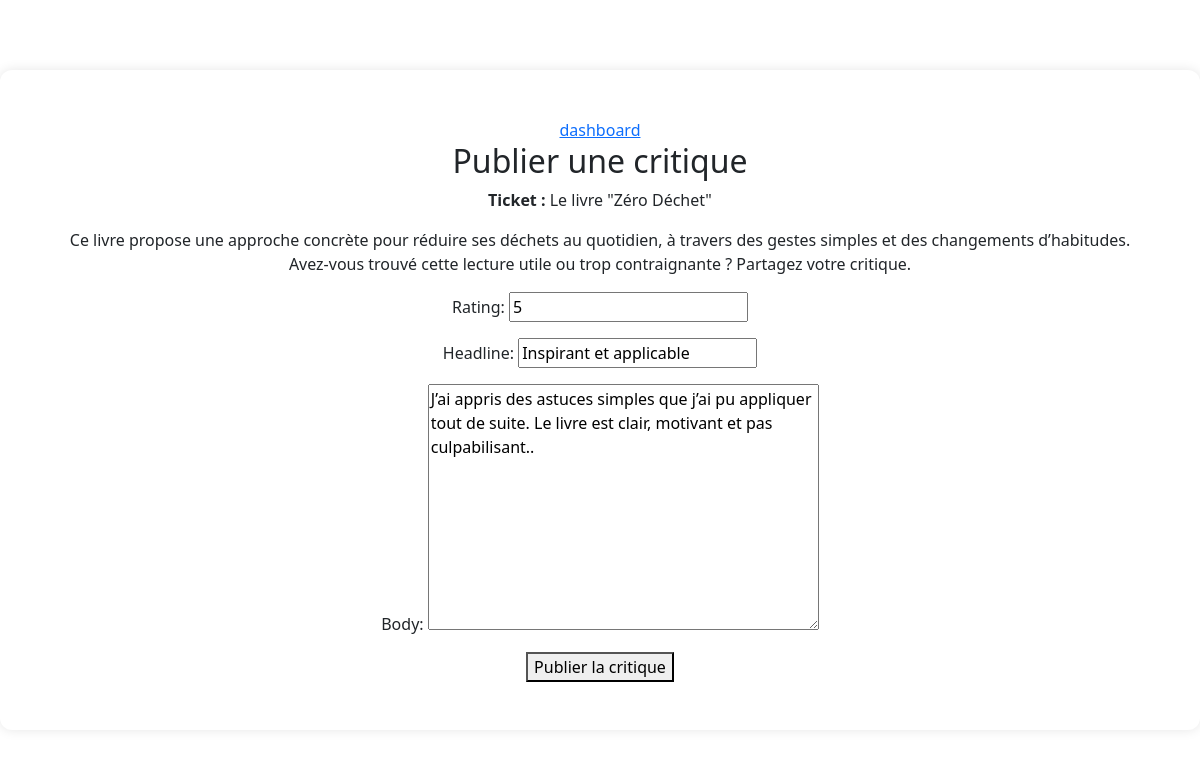
Page /review/7/edit/ (signed in) on the committed database.
### reviews/models.py (models this page shows, shortened)
class Ticket(models.Model):
    title = models.CharField(max_length=128)
    description = models.TextField(max_length=2048, blank=True)
    user = models.ForeignKey(settings.AUTH_USER_MODEL, on_delete=models.CASCADE)
    image = models.ImageField(null=True, blank=True, upload_to='ticket_images/')
    time_created = models.DateTimeField(auto_now_add=True)

class Review(models.Model):
    ticket = models.ForeignKey(Ticket, on_delete=models.CASCADE)
    rating = models.PositiveSmallIntegerField(
        validators=[MinValueValidator(0), MaxValueValidator(5)]
    )
    headline = models.CharField(max_length=128)
    body = models.TextField(max_length=8192, blank=True)
    user = models.ForeignKey(settings.AUTH_USER_MODEL, on_delete=models.CASCADE)
    time_created = models.DateTimeField(auto_now_add=True)

### reviews/views.py (the view)
# urls.py: path('review/<int:review_id>/edit/', reviews.views.edit_review, name='edit_review'),
@login_required
def edit_review(request, review_id):
    review = get_object_or_404(Review, id=review_id, user=request.user)
    form = ReviewForm(request.POST or None, instance=review)
    if request.method == 'POST' and form.is_valid():
        form.save()
        messages.success(request, "Votre critique a été modifiée !")
        return redirect('dashboard')
    return render(request, 'reviews/review_form.html', {
        'review_form': form,
        'ticket': review.ticket
    })

### reviews/forms.py
class ReviewForm(forms.ModelForm):
    class Meta:
        model = Review
        fields = ['rating', 'headline', 'body']

### reviews/templates/reviews/review_form.html (shortened to what this page needs)
{% extends 'base.html' %}
{% block content %}
<a href="{% url 'dashboard' %}"> dashboard</a>
<h2>Publier une critique</h2>
{% if ticket %}
    <p><strong>Ticket :</strong> {{ ticket.title }}</p>
    <p>{{ ticket.description }}</p>
{% endif %}
{% if ticket %}
<form method="post">
    {{ review_form.as_p }}
    <button type="submit">Publier la critique</button>
</form>
{% endif %}
{% endblock %}

### static/css/styles.css (style rules this page uses)
body { min-height: 100vh; display: flex; justify-content: center; align-items: center; background: #f8f9fa; font-family: 'Segoe UI', sans-serif; }

### rows in the picture
Ticket: title "Le livre \"Zéro Déchet\"", description "Ce livre propose une approche concrète pour réduire ses déchets au quotidien, à travers des gestes simples et des changements d’habitudes. Avez-vous trouvé cette lecture utile ou trop contraignante ? Partagez votre critique."
Review: rating "5", headline "Inspirant et applicable", body "J’ai appris des astuces simples que j’ai pu appliquer tout de suite. Le livre est clair, motivant et pas culpabilisant.."
